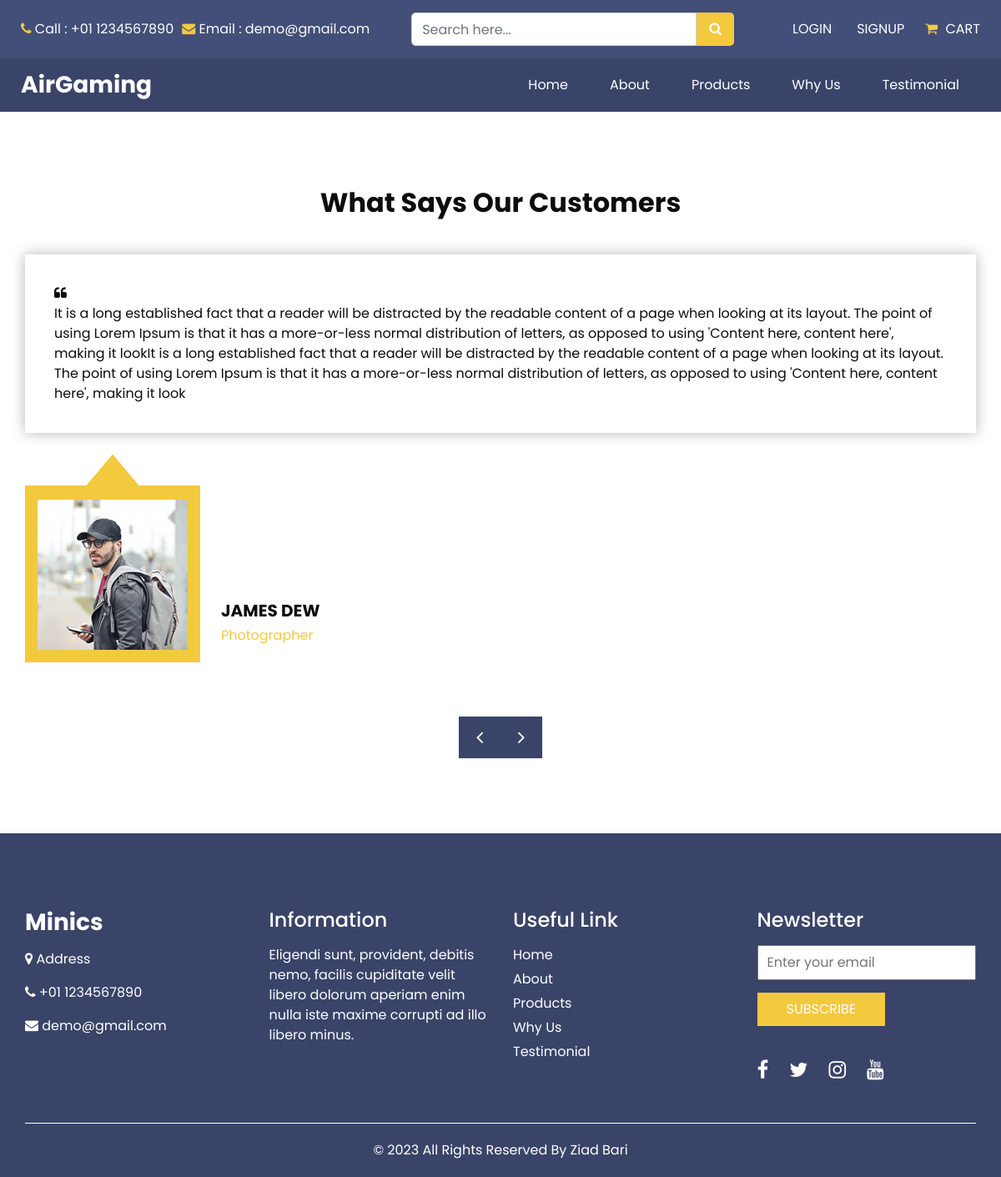
Page /testimonial/ on the committed database.
### settings/models.py (models this page shows)
class Company(models.Model):
    name = models.CharField(max_length=40)
    email_us = models.CharField(max_length=25, null=True , blank=True)
    subtitle = models.TextField(max_length=200, null=True , blank=True)
    phones = models.TextField(max_length=200, null=True , blank=True)
    address = models.TextField(max_length=200, null=True , blank=True)
    fb_link = models.URLField(null=True , blank=True)
    insta_link = models.URLField(null=True , blank=True)
    x_link = models.URLField(null=True , blank=True)
    youtube_link = models.URLField(null=True , blank=True)
    def __str__(self):
        return self.name

### settings/views.py (the view)
# urls.py: path('testimonial/', testimonial),
def testimonial(request):
    return render(request,'settings/testimonial.html',{})

### settings/templates/settings/testimonial.html (shortened to what this page needs)
{% extends 'base.html' %}
{% load static %}
{% block body %}
  <section class="client_section layout_padding">
    <div class="container">
      <div class="heading_container heading_center">
        <h2>
          What Says Our Customers
        </h2>
      </div>
    </div>
    <div class="client_container ">
      <div id="carouselExample2Controls" class="carousel slide" data-ride="carousel">
        <div class="carousel-inner">
          <div class="carousel-item active">
            <div class="container">
              <div class="box">
                <div class="detail-box">
                  <p>
                    <i class="fa fa-quote-left" aria-hidden="true"></i>
                  </p>
                  <p>
                    It is a long established fact that a reader will be distracted by the readable content of a page
                    when looking at its layout. The point of using Lorem Ipsum is that it has a more-or-less normal
                    distribution of letters, as opposed to using 'Content here, content here', making it lookIt is a
                    long established fact that a reader will be distracted by the readable content of a page when
                    looking at its layout. The point of using Lorem Ipsum is that it has a more-or-less normal
                    distribution of letters, as opposed to using 'Content here, content here', making it look
                  </p>
                </div>
                <div class="client-id">
                  <div class="img-box">
                    <img src="{% static 'ltr/images/client.jpg' %}" alt="">
                  </div>
                  <div class="name">
                    <h5>
                      James Dew
                    </h5>
                    <h6>
                      Photographer
                    </h6>
                  </div>
                </div>
              </div>
            </div>
          </div>
        </div>
        <div class="carousel_btn-box">
          <a class="carousel-control-prev" href="#carouselExample2Controls" role="button" data-slide="prev">
            <span>
              <i class="fa fa-angle-left" aria-hidden="true"></i>
            </span>
          </a>
          <a class="carousel-control-next" href="#carouselExample2Controls" role="button" data-slide="next">
            <span>
              <i class="fa fa-angle-right" aria-hidden="true"></i>
            </span>
          </a>
        </div>
      </div>
    </div>
  </section>
{% endblock body %}

### templates/base.html (shortened to what this page needs)
{% load static %}
<!DOCTYPE html>
<html>
<head>
  <link rel="stylesheet" type="text/css" href="{% static 'ltr/css/bootstrap.css' %}" />
  <link href="{% static 'ltr/css/font-awesome.min.css' %}" rel="stylesheet" />
  <link href="{% static 'ltr/css/style.css' %}" rel="stylesheet" />
  <link href="{% static 'ltr/css/responsive.css' %}" rel="stylesheet" />
</head>
<body>
  <div class="hero_area">
    <header class="header_section">
      <div class="header_top">
        <div class="container-fluid">
          <div class="top_nav_container">
            <div class="contact_nav">
              <a href="">
                <i class="fa fa-phone" aria-hidden="true"></i>
                <span>
                  Call : {{company_data.phones}}
                </span>
              </a>
              <a href="">
                <i class="fa fa-envelope" aria-hidden="true"></i>
                <span>
                  Email : {{company_data.email_us}}
                </span>
              </a>
            </div>
            <from class="search_form">
              <input type="text" class="form-control" placeholder="Search here...">
              <button class="" type="submit">
                <i class="fa fa-search" aria-hidden="true"></i>
              </button>
            </from>
            <div class="user_option_box">
              {% if request.user.is_authenticated %}
                  <a href="/profile" class="account-link">
                    <span>
                      <i class="fa fa-user" aria-hidden="true"></i>
                      {{request.user.user_profile.user.username}}
                    </span>
                </a>
                <a href="/accounts/logout" class="account-link">
                  <span>
                    logout
                  </span>
                </a>
              {% else %}
                  <a href="/accounts/login" class="account-link">
                    <span>
                      login
                    </span>
                  </a>
                  <a href="/accounts/signup" class="account-link">
                    <span>
                      signup
                    </span>
                  </a>
              {% endif %}
              <a href="" class="cart-link">
                <i class="fa fa-shopping-cart" aria-hidden="true"></i>
                <span>
                  Cart
                </span>
              </a>
            </div>
          </div>
        </div>
      </div>
      <div class="header_bottom">
        <div class="container-fluid">
          <nav class="navbar navbar-expand-lg custom_nav-container ">
            <a class="navbar-brand" href="/">
              <span>
                {{company_data}}
              </span>
            </a>
            <div class="collapse navbar-collapse" id="navbarSupportedContent">
              <ul class="navbar-nav ">
                <li class="nav-item">
                  <a class="nav-link" href="/">Home </a>
                </li>
                <li class="nav-item">
                  <a class="nav-link" href="/about/"> About</a>
                </li>
                <li class="nav-item">
                  <a class="nav-link" href="/products/">Products</a>
                </li>
                <li class="nav-item">
                  <a class="nav-link" href="/why/">Why Us</a>
                </li>
                <li class="nav-item">
                  <a class="nav-link" href="/testimonial/">Testimonial</a>
                </li>
              </ul>
            </div>
          </nav>
        </div>
      </div>
    </header>
{% block body %}
{% endblock body %}
<section class="info_section ">
  <div class="container">
    <div class="row">
      <div class="col-md-3">
        <div class="info_contact">
          <h5>
            <a href="" class="navbar-brand">
              <span>
                Minics
              </span>
            </a>
          </h5>
          <p>
            <i class="fa fa-map-marker" aria-hidden="true"></i>
            Address
          </p>
          <p>
            <i class="fa fa-phone" aria-hidden="true"></i>
            +01 1234567890
          </p>
          <p>
            <i class="fa fa-envelope" aria-hidden="true"></i>
            demo@gmail.com
          </p>
        </div>
      </div>
      <div class="col-md-3">
        <div class="info_info">
          <h5>
            Information
          </h5>
          <p>
            Eligendi sunt, provident, debitis nemo, facilis cupiditate velit libero dolorum aperiam enim nulla iste maxime corrupti ad illo libero minus.
          </p>
        </div>
      </div>
      <div class="col-md-3">
        <div class="info_links">
          <h5>
            Useful Link
          </h5>
          <ul>
            <li>
              <a href="/">
                Home
              </a>
            </li>
            <li>
              <a href="/about/">
                About
              </a>
            </li>
            <li>
              <a href="/products/">
                Products
              </a>
            </li>
            <li>
              <a href="/why/">
                Why Us
              </a>
            </li>
            <li>
              <a href="/testimonial/">
                Testimonial
              </a>
            </li>
          </ul>
        </div>
      </div>
      <div class="col-md-3">
        <div class="info_form ">
          <h5>
            Newsletter
          </h5>
          <form action="">
            <input type="email" placeholder="Enter your email">
            <button>
              Subscribe
            </button>
          </form>
          <div class="social_box">
            <a href="https://github.com/zbari023">
              <i class="fa fa-facebook" aria-hidden="true"></i>
            </a>
            <a href="https://github.com/zbari023">
              <i class="fa fa-twitter" aria-hidden="true"></i>
            </a>
            <a href="https://github.com/zbari023">
              <i class="fa fa-instagram" aria-hidden="true"></i>
            </a>
            <a href="https://github.com/zbari023">
              <i class="fa fa-youtube" aria-hidden="true"></i>
            </a>
          </div>
        </div>
      </div>
    </div>
  </div>
</section>
  <footer class="footer_section">
    <div class="container">
      <p>
        &copy; <span id="displayYear"></span> All Rights Reserved By
        <a href="https://github.com/zbari023">Ziad Bari</a>
      </p>
    </div>
  </footer>
</body>
</html>

### static/ltr/css/responsive.css (style rules this page uses)
@media (max-width: 1200px) { .carousel_btn-box { display: flex; justify-content: center; margin-top: 45px; } }
@media (max-width: 1200px) { .client_section .carousel-control-prev, .client_section .carousel-control-next { position: unset; transform: none; } }
@media (min-width: 1200px) { .container { max-width: 1170px; } }

### rows in the picture
Company: phones "+01 1234567890", email_us "demo@gmail.com", name "AirGaming"
